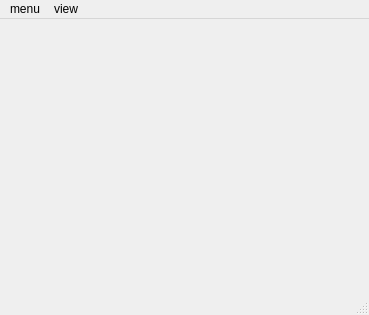
<?xml version="1.0" encoding="UTF-8"?>
<ui version="4.0">
 <class>MainWindow</class>
 <widget class="QMainWindow" name="MainWindow">
  <property name="geometry">
   <rect>
    <x>0</x>
    <y>0</y>
    <width>369</width>
    <height>315</height>
   </rect>
  </property>
  <property name="windowTitle">
   <string>MainWindow</string>
  </property>
  <widget class="QWidget" name="centralwidget"/>
  <widget class="QMenuBar" name="menubar">
   <property name="geometry">
    <rect>
     <x>0</x>
     <y>0</y>
     <width>369</width>
     <height>17</height>
    </rect>
   </property>
   <widget class="QMenu" name="menumenu">
    <property name="title">
     <string>menu</string>
    </property>
    <addaction name="actconverter"/>
    <addaction name="actprogress"/>
    <addaction name="actnoteint"/>
    <addaction name="actdbint"/>
   </widget>
   <widget class="QMenu" name="menuview">
    <property name="title">
     <string>view</string>
    </property>
    <addaction name="actionlight_theme"/>
    <addaction name="actiondark_theme"/>
   </widget>
   <addaction name="menumenu"/>
   <addaction name="menuview"/>
  </widget>
  <widget class="QStatusBar" name="statusbar"/>
  <action name="actconverter">
   <property name="text">
    <string>converter</string>
   </property>
  </action>
  <action name="actprogress">
   <property name="text">
    <string>progress</string>
   </property>
  </action>
  <action name="actnoteint">
   <property name="text">
    <string>make note</string>
   </property>
  </action>
  <action name="actdbint">
   <property name="text">
    <string>db interface</string>
   </property>
  </action>
  <action name="actionlight_theme">
   <property name="text">
    <string>light theme</string>
   </property>
  </action>
  <action name="actiondark_theme">
   <property name="text">
    <string>dark theme</string>
   </property>
  </action>
 </widget>
 <resources/>
 <connections/>
</ui>
